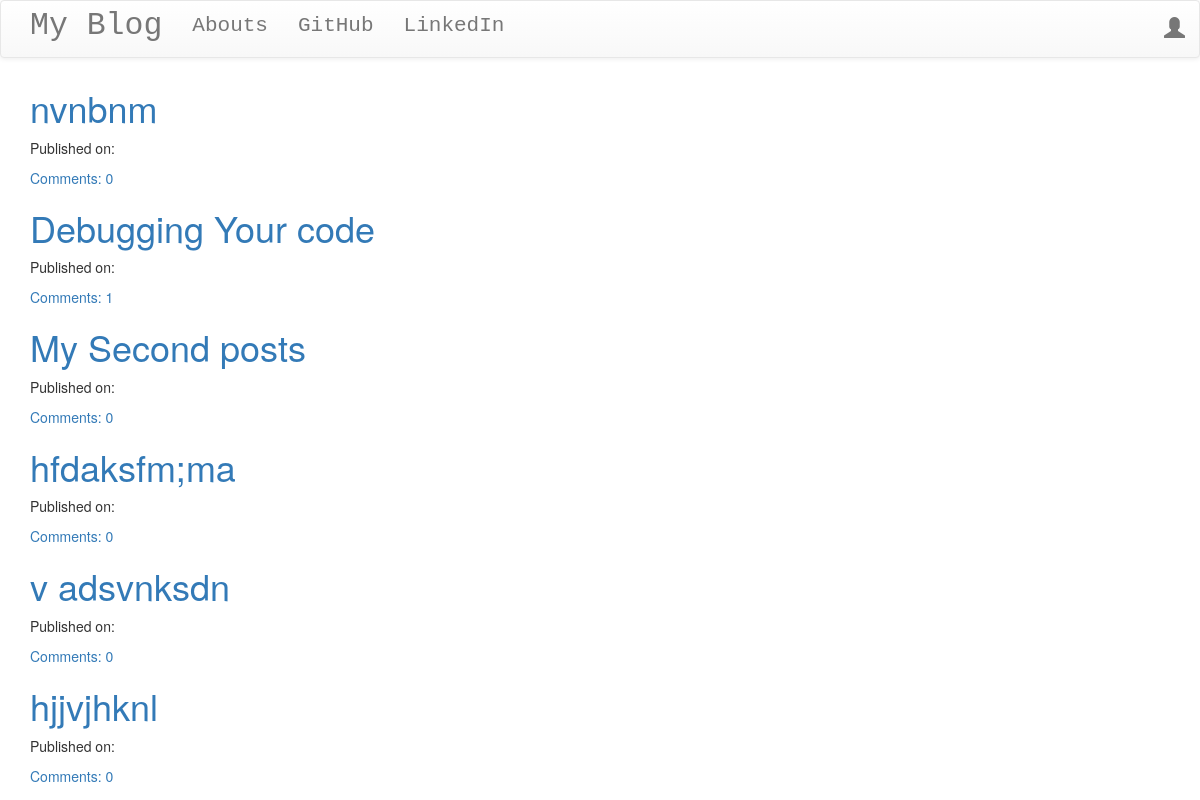
The page / on the database its author committed.
### blog/models.py (models this page shows, shortened)
class Post(models.Model):
    author = models.ForeignKey('auth.User', on_delete=models.CASCADE) # Directly linking to the authorization user
    title = models.CharField(max_length=200)
    text = models.TextField()
    create_date = models.DateTimeField(default=timezone.now())
    published_date = models.DateTimeField(blank=True, null=True)
    def publish(self):
        self.published_date = timezone.now()
        self.save()
    def approve_comments(self):
        return self.comments.filter(approved_comments=True)

### blog/views.py (the view)
# urls.py: path('', views.PostListView.as_view(), name='post_list'),
class PostListView(ListView):
    model = Post
    def get_queryset(self):
        return Post.objects.filter(published_date__lte=timezone.now()).order_by('-published_date')

### blog/templates/blog/post_list.html
<!DOCTYPE html>
{% extends 'blog/base.html' %}
{% block content %}
    <div class="centerstage">
        {% for post in post_list %}
            <div class="post">
                <h1><a href="{% url 'post_detail' pk=post.pk %}">{{ post.title }}</a></h1>
            </div>
            <div class="date">
                <p>Published on: {{ post.publish|date:"D M Y"}}</p>
            </div>
            <a href="{% url 'post_detail' pk=post.pk %}">Comments: {{ post.approve_comments.count }}</a>
        {% endfor %}
    </div>
{% endblock %}

### blog/templates/blog/base.html (shortened to what this page needs)
<!DOCTYPE html>
{% load static %}
<html lang="en">
<head>
    <link rel="stylesheet" href="https://maxcdn.bootstrapcdn.com/bootstrap/3.3.7/css/bootstrap.min.css">
    <link rel="stylesheet" href="https://maxcdn.bootstrapcdn.com/bootstrap/3.3.7/css/bootstrap-theme.min.css">
    <link rel="stylesheet" href="//cdn.jsdelivr.net/npm/medium-editor@latest/dist/css/medium-editor.min.css" type="text/css" media="screen" charset="utf-8">
    <link rel="stylesheet" href="{% static "css/blog.css" %}">
</head>
<body class="loader">
    <nav class="navbar navbar-default techfont custom-navbar">
        <div class="container">
            <ul class="nav navbar-nav">
                <li><a href="{% url 'post_list' %}" class="navbar-brand bigbrand">My Blog</a></li>
                <li><a href="{% url 'about' %}">Abouts</a></li>
                <li><a href="https://www.github.com/Chukwuebuka2" target="_blank">GitHub</a></li>
                <li><a href="https://www.linkedin.com/in/chukwuebuka-nwokporo-018a98175" target="_blank">LinkedIn</a></li>
            </ul>
            <ul class="nav navbar-nav navbar-right">
                {% if user.is_authenticated %}
                    <li>
                        <a href="{% url 'post_new' %}">New Post</a>
                    </li>
                    <li>
                        <a href="{% url 'post_draft_list' %}">Drafts</a>
                    </li>
                    <li>
                        <a href="{% url 'logout' %}">Log Out</a>
                    </li>
                    <li>
                        <a>Welcome: {{ user.username }}</a>
                    </li>
                {% else %}
                    <li><a class="nav navbar-right" href="{% url 'login' %}"><span class="glyphicon glyphicon-user"></span></a></li>
                {% endif %}
            </ul>
        </div>
    </nav>
    <div class="content container">
        <div class="row">
            <div class="col-md-8">
                <div class="blog_posts">
                    {% block content %}
                    {% endblock %}
                </div>
            </div>
        </div>
    </div>
</body>
</html>

### blog/static/css/blog.css (style rules this page uses)
.techfont { font-family: 'Courier New', Courier, monospace; font-size: 1.5em; margin-bottom: 10px; }
.bigbrand { font-size: 1.5em; }
.centerstage { margin-left: auto; margin-right: auto; }
.loader { filter: hue-rotate(0deg); color: linear-gradient(45deg, #0f8, #08f); animation: 10000ms infinite linear; }

### rows shown on the page
Post: title "nvnbnm", approve_comments.count "0"
Post: title "Debugging Your code", approve_comments.count "1"
Post: title "My Second posts", approve_comments.count "0"
Post: title "hfdaksfm;ma", approve_comments.count "0"
Post: title "v adsvnksdn", approve_comments.count "0"
Post: title "hjjvjhknl", approve_comments.count "0"
